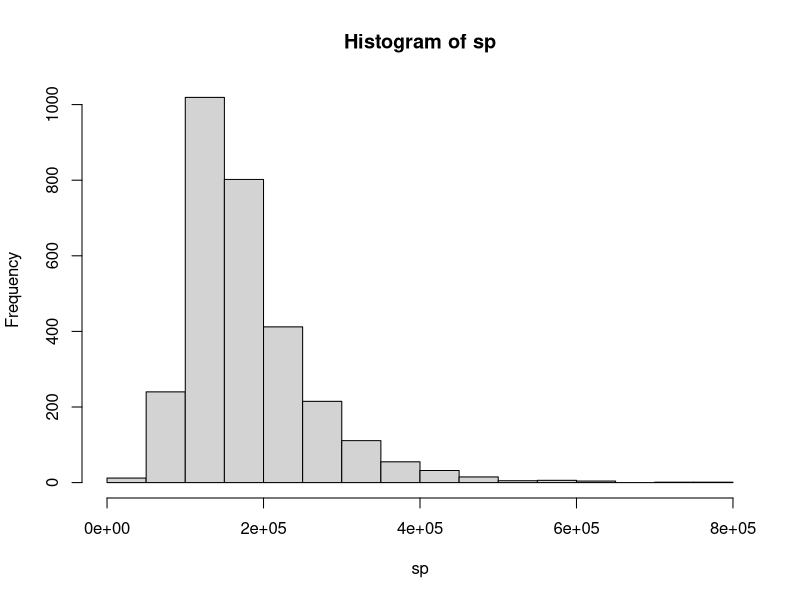

Source code (R): (Note: this script raises an error after producing the figure.)
### Andrew Knight Assignment #1 Code ###

setwd("C:/Users/andrewknight/Dev/predict-410/wk1")
mydata <- read.csv(file="ames_housing_data.csv",head=TRUE,sep=",")
sp <- mydata$SalePrice

#######################################
### Section 1  - Sample Definition ###
######################################

# Initial view of data
str(mydata)
head(mydata)
names(mydata)
structure(mydata)

# Get the number of cols and rows
print(length(mydata)) # 82 vars
print(nrow(mydata)) # 2930 observations (properties)

# Summary of Sales Price
summary(mydata$SalePrice)

# Look at the data types
vartypes <- sapply(mydata, class)
vartypes

# Count the Numerics - fix this?
numcnt <- 0
for (i in mydata){
  if (typeof(i) == "integer"){
    numcnt <- numcnt + 1
  }
}
numcnt

# Show Hist of SalePrice
hist(sp)
quantile(sp)

#from example
ggplot(mydata, aes(x=SalePrice)) + 
  geom_histogram(color="black", binwidth= 10000) +
  labs(title="Distribution of Sale Price") +
  theme(plot.title=element_text(lineheight=0.8, face="bold", hjust=0.5))


#######################################
### Section 2  - Data Quality Check ###
#######################################

# First verify that all obserations have a reasonable SalePrice value (>0)
summary(mydata$SalePrice)

# Next Define some additional variables
mydata$price_sqft <- mydata$SalePrice/mydata$TotalFloorSF
summary(mydata$price_sqft)
mydata$TotalFloorSF <- mydata$FirstFlrSF + mydata$SecondFlrSF

# Next identify some drop conditions
# 1. Non-typical residential zones: drop any Zoning other than Residential (RH, RL, RP, RM)
sub1 <- subset(mydata, mydata$Zoning == "RH" | mydata$Zoning == "RL" | mydata$Zoning == "RP" | mydata$Zoning == "RM")
nrow(sub1)
# 2. Non-normal sale condition: any sale condition other than 'Normal'
sub2 <- subset(sub1, sub1$SaleCondition == "Normal")
nrow(sub2)
# 3. Simplify by looking at only Single Family deteached property types
sub3 <- subset(sub2, sub2$BldgType == "1Fam")
nrow(sub3)

# # 4. Unusual Sale Types: any type other than COD
# cleaned_mydata <- subset(sub3, sub3$SaleType != "COD")
# nrow(cleaned_mydata)
# head(cleaned_mydata)

#Now set sub3 to cleaned_mydata
cleaned_mydata <- sub3
length(cleaned_mydata)
nrow(cleaned_mydata)

str(cleaned_mydata)
nrow(cleaned_mydata) / nrow(mydata)

# Determine the list of twenty variables to test in the EDA, also include SalePrice as the response var
subdat <- subset(cleaned_mydata, select=c("SalePrice", "TotalFloorSF","GrLivArea","BsmtFinSF1","TotalBsmtSF",
                                  "LotArea","LotShape","LotFrontage","GarageArea","YearBuilt",
                                  "BedroomAbvGr","TotRmsAbvGrd","FullBath","Neighborhood","CentralAir",
                                  "YrSold","KitchenQual","OverallCond","OverallQual","YearRemodel"))
str(subdat)
# LotShape, BldgType, CentralAir, KitchenQual are categorical (nominal or ordinal), the rest are numerics

# Break numeric variables into continuous and discrete categories
# Show relationships to each continuous var using scatter plot, and each discrete var using hist
#numeric vars
numdat <- subset(cleaned_mydata, select=c("SalePrice","GrLivArea","BsmtFinSF1","TotalBsmtSF",
                                          "LotArea","LotFrontage","GarageArea","YearBuilt",
                                          "BedroomAbvGr","TotRmsAbvGrd","FullBath",
                                          "YrSold","OverallCond","OverallQual","YearRemodel"))

#categorical vars
catdat <- subset(cleaned_mydata, select = c("LotShape","BldgType","CentralAir","KitchenQual"))

contdat <- subset(cleaned_mydata, select = c("SalePrice","TotalFloorSF","FirstFlrSF","GrLivArea","BsmtFinSF1","TotalBsmtSF",
                                     "LotArea","LotFrontage","GarageArea"))
discdat <- subset(cleaned_mydata, select = c("YearBuilt","BedroomAbvGr","TotRmsAbvGrd","FullBath","Neighborhood","CentralAir",
                                     "YrSold","LotShape","KitchenQual","OverallCond","OverallQual","YearRemodel"))


# Test univariate EDA assumptions
# first look at the Factor variables using bar charts
require(ggplot2)
ggplot(subdat, aes(x=cleaned_mydata$LotShape)) + 
  geom_bar(color="black") + labs(title="Number of houses per Lot Shape") +
  theme(plot.title=element_text(lineheight=0.8, face="bold", hjust=0.5))
paste("Reg Shape: ", length(which(cleaned_mydata$LotShape == "Reg")) / length(cleaned_mydata$LotShape)) #48% are Reg shape
paste("IR1 Shape: ", length(which(cleaned_mydata$LotShape == "IR1")) / length(cleaned_mydata$LotShape)) #27% are Reg shape

ggplot(subdat, aes(x=cleaned_mydata$Neighborhood)) + 
  geom_bar(color="black") + labs(title="Number of houses by Neighborhood") +
  theme(plot.title=element_text(lineheight=0.8, face="bold", hjust=0.5))

ggplot(subdat, aes(x=cleaned_mydata$BldgType)) + 
  geom_bar(color="black") + labs(title="Number of houses per Bldg Type") +
  theme(plot.title=element_text(lineheight=0.8, face="bold", hjust=0.5))
length(which(cleaned_mydata$BldgType == "1Fam")) / length(cleaned_mydata$BldgType) #65% are Single Fam homes

ggplot(subdat, aes(x=cleaned_mydata$CentralAir)) + 
  geom_bar(color="black") + labs(title="Number of houses per Central Air Type") +
  theme(plot.title=element_text(lineheight=0.8, face="bold", hjust=0.5))
length(cleaned_mydata[cleaned_mydata$CentralAir == "NA"])
length(which(cleaned_mydata$CentralAir == "Y")) / length(cleaned_mydata$CentralAir) #73% have central air

ggplot(subdat, aes(x=cleaned_mydata$KitchenQual)) + 
  geom_bar(color="black") + labs(title="Number of houses per Kitchen Qual Type") +
  theme(plot.title=element_text(lineheight=0.8, face="bold", hjust=0.5))
length(which(cleaned_mydata$KitchenQual == "TA" | cleaned_mydata$KitchenQual == "Gd" | 
               cleaned_mydata$KitchenQual == "Ex")) / length(cleaned_mydata$KitchenQual) #76% have rating TA or better

ggplot(subdat, aes(x=cleaned_mydata$TotRmsAbvGrd)) + 
  geom_bar(color="black") + labs(title="Number of houses per Num of Rooms Abv Gr") +
  theme(plot.title=element_text(lineheight=0.8, face="bold", hjust=0.5))
length(which(cleaned_mydata$KitchenQual == "TA" | cleaned_mydata$KitchenQual == "Gd" | 
               cleaned_mydata$KitchenQual == "Ex")) / length(cleaned_mydata$KitchenQual) #76% have rating TA or better


# numeric univariate tests
ggplot(numdat, aes(x=SalePrice)) + 
  geom_histogram(color="black", binwidth= 100) +
  labs(title="Distribution of SalePrice") +
  theme(plot.title=element_text(lineheight=0.8, face="bold", hjust=0.5))

ggplot(numdat, aes(x=GrLivArea)) + 
  geom_histogram(color="black", binwidth= 100) +
  labs(title="Distribution of TotalFloorSF") +
  theme(plot.title=element_text(lineheight=0.8, face="bold", hjust=0.5))
length(which(cleaned_mydata$GrLivArea > 2850)) / length(cleaned_mydata$GrLivArea) 




# length(numdat)
# for (n in numdat){
#   print(paste("name", quantile(n, na.rm = TRUE)))
# }

# Test bivariate EDA assumptions
ggplot(subdat, aes(x=TotalFloorSF, y=YearBuilt)) + 
  geom_point(color="blue", shape=1) +
  ggtitle("Scatter Plot of Total Floor SF vs QualityIndex") +
  theme(plot.title=element_text(lineheight=0.8, face="bold", hjust=0.5))

ggplot(subdat, aes(x=LotArea, y=SalePrice)) + 
  geom_point(color="blue", shape=1) +
  ggtitle("Scatter Plot of SalePrice vs Lot Area") +
  theme(plot.title=element_text(lineheight=0.8, face="bold", hjust=0.5))

ggplot(subdat, aes(x=LotShape, y=SalePrice)) + 
  geom_boxplot(fill="blue") +
  labs(title="Boxplot for SalePrice by Lot Shape") +
  theme(plot.title=element_text(lineheight=0.8, face="bold", hjust=0.5))

ggplot(subdat, aes(x=KitchenQual, y=SalePrice)) + 
  geom_boxplot(fill="blue") +
  labs(title="Boxplot for SalePrice by KitchenQual") +
  theme(plot.title=element_text(lineheight=0.8, face="bold", hjust=0.5))

ggplot(subdat, aes(x=BedroomAbvGr, y=YearBuilt)) + 
  geom_boxplot(fill="blue") +
  labs(title="Boxplot for Year Built by  Bedrooms Abv Gr") +
  theme(plot.title=element_text(lineheight=0.8, face="bold", hjust=0.5))

ggplot(subdat, aes(x=LotFrontage, y=SalePrice)) + 
  geom_point(color="blue", shape=1) +
  ggtitle("Scatter Plot of LotFrontage vs SalePrice") +
  theme(plot.title=element_text(lineheight=0.8, face="bold", hjust=0.5))

ggplot(subdat, aes(x=TotRmsAbvGrd, y=SalePrice)) + 
  geom_point(color="blue", shape=1) +
  ggtitle("Scatter Plot of Total Rooms Abv Grd vs SalePrice") +
  theme(plot.title=element_text(lineheight=0.8, face="bold", hjust=0.5))

ggplot(subdat, aes(x=GrLivArea, y=SalePrice)) + 
  geom_point(color="blue", shape=1) +
  ggtitle("Scatter Plot of GrLivArea vs SalePrice") +
  theme(plot.title=element_text(lineheight=0.8, face="bold", hjust=0.5))

#General tests
ggplot(subdat, aes(x=Neighborhood, y=SalePrice)) + 
  geom_point(color="blue", shape=1) +
  ggtitle("SalePrice by Neighborhood") +
  theme(plot.title=element_text(lineheight=0.8, face="bold", hjust=0.5))

# Identify Relevant Variables
#Focus on Contiuous Variables for now
cor(mydata$SalePrice, mydata$TotalFloorSF, use = "everything", method = c("pearson"))
    
for (i in contdat){
  print(cor(contdat$SalePrice, i, method = c("pearson")))
}


#######################################
### Section 3  - Inital EDA Tests  ###
######################################
# Choose ten variables to do more analysis
#del TotalFloorSF, KitchenQual, CentralAir
init_eda <- subset(cleaned_mydata, select=c("SalePrice", "GrLivArea","TotalBsmtSF","GarageArea","YearBuilt",
                                            "TotRmsAbvGrd","FullBath","YrSold","OverallQual", "Neighborhood"))
str(init_eda)

# THESE ARE MY TEN VARS FOR INIT EDA
num_eda <- subset(cleaned_mydata, select=c("SalePrice", "GrLivArea","TotalBsmtSF","GarageArea","YearBuilt",
                                           "TotRmsAbvGrd","FullBath","YrSold","OverallQual"))
str(num_eda)

#Get quantile summary for each of the selected vars
for (n in num_eda){
  print(summary(n))
}

# #Get descriptives for each of the selected vars
sapply(num_eda, min)
sapply(num_eda, max)
round(sapply(num_eda, median), 0)
round(sapply(num_eda, mean), 0)
# round(sapply(num_eda, sd), 2)

# Check Histogram for cleaned data
hist(cleaned_mydata$SalePrice, main = "Distribution of SalePrice - Cleaned", 
     xlab = "Sale Price", ylab = "Count", col = "Blue")

# Correlation
for (n in numdat){
  print(cor(cleaned_mydata$SalePrice, n, method = "pearson"))
}

#Check anova?
fit <- lm(cleaned_mydata$SalePrice ~ cleaned_mydata$GrLivArea)
summary(aov(fit))


# Model focused EDA for SalePrice as the response

ggplot(mydata, aes(x=GrLivArea, y=SalePrice)) + 
  geom_point(color="blue", size=2) +
  ggtitle("Scatter Plot of Sale Price vs GrLivArea - original data") +
  theme(plot.title=element_text(lineheight=0.8, face="bold", hjust=0.5)) #shows pos cor

ggplot(numdat, aes(x=GrLivArea, y=SalePrice)) + 
  geom_point(color="blue", size=2) +
  ggtitle("Scatter Plot of Sale Price vs GrLivArea- cleaned data") +
  theme(plot.title=element_text(lineheight=0.8, face="bold", hjust=0.5)) #shows pos cor

ggplot(numdat, aes(x=OverallQual, y=SalePrice)) + 
  geom_point(color="blue", size=2) +
  ggtitle("Scatter Plot of Sale Price vs Qual") +
  theme(plot.title=element_text(lineheight=0.8, face="bold", hjust=0.5))

ggplot(numdat, aes(x=GarageArea, y=SalePrice)) + 
  geom_point(color="blue", size=2) +
  ggtitle("Scatter Plot of Sale Price vs GarageArea") +
  theme(plot.title=element_text(lineheight=0.8, face="bold", hjust=0.5))

ggplot(numdat, aes(x=YearBuilt, y=SalePrice)) + 
  geom_point(color="blue", size=2) +
  ggtitle("Scatter Plot of Sale Price vs Year Built") +
  theme(plot.title=element_text(lineheight=0.8, face="bold", hjust=0.5))

#compare saleprice to cat var KitchenQual
ggplot(subdat, aes(x=KitchenQual, y=SalePrice)) + 
  geom_boxplot(fill="blue") + labs("Scatter Plot of Sale Price vs KithcenQual") +
  theme(plot.title=element_text(lineheight=0.8, face="bold", hjust=0.5))

#compare saleprice to cat var CentralAir
ggplot(subdat, aes(x=CentralAir, y=SalePrice)) + 
  geom_boxplot(fill="blue") + labs("Scatter Plot of Sale Price vs CentralAir") +
  theme(plot.title=element_text(lineheight=0.8, face="bold", hjust=0.5))


# Extra, test correlations for the ten vars
require(corrplot)
mcor <- cor(num_eda)
corrplot(mcor, method = "shade", shade.col = NA, tl.col = "black", tl.cex = 0.5)


########################################
### Section 4 - EDA 
########################################
#Now choose the three vars you want to use as predictors for SalePrice and log(SalePrice)
eda_vars <- subset(cleaned_mydata, select=c("SalePrice", "GrLivArea","TotalBsmtSF","OverallQual"))
eda_vars$logSalePrice <- log(cleaned_mydata$SalePrice)
str(eda_vars)


# First show plots using SalePrice
ggplot(cleaned_mydata, aes(x=GrLivArea, y=SalePrice)) + 
  geom_point(color="blue", size=2) +
  ggtitle("Scatter Plot of Sale Price vs GrLivArea - EDA") +
  theme(plot.title=element_text(lineheight=0.8, face="bold", hjust=0.5))

ggplot(cleaned_mydata, aes(x=TotalBsmtSF, y=SalePrice)) + 
  geom_point(color="blue", size=2) +
  ggtitle("Scatter Plot of Sale Price vs TotalBsmtSF - EDA") +
  theme(plot.title=element_text(lineheight=0.8, face="bold", hjust=0.5))

ggplot(cleaned_mydata, aes(x=OverallQual, y=SalePrice)) + 
  geom_point(color="blue", size=2) +
  ggtitle("Scatter Plot of Sale Price vs OverallQual - EDA") +
  theme(plot.title=element_text(lineheight=0.8, face="bold", hjust=0.5))

# Second show plots using log(SalePrice)
ggplot(cleaned_mydata, aes(x=GrLivArea, y=log(SalePrice))) + 
  geom_point(color="red", size=2) +
  ggtitle("Scatter Plot of Log Sale Price vs GrLivArea - EDA") +
  theme(plot.title=element_text(lineheight=0.8, face="bold", hjust=0.5))

ggplot(cleaned_mydata, aes(x=TotalBsmtSF, y=log(SalePrice))) + 
  geom_point(color="red", size=2) +
  ggtitle("Scatter Plot of Log Sale Price vs TotalBsmtSF - EDA") +
  theme(plot.title=element_text(lineheight=0.8, face="bold", hjust=0.5))

ggplot(cleaned_mydata, aes(x=OverallQual, y=log(SalePrice))) + 
  geom_point(color="red", size=2) +
  ggtitle("Scatter Plot of Log Sale Price vs OverallQual - EDA") +
  theme(plot.title=element_text(lineheight=0.8, face="bold", hjust=0.5))

# Also test pair-wise plots
require(lattice)
pairs(eda_vars)

require(GGally)
ggpairs(eda_vars)

require(corrplot)
mcor <- cor(eda_vars)
corrplot(mcor, method = "shade", shade.col = NA, tl.col = "black", tl.cex = 0.5)



